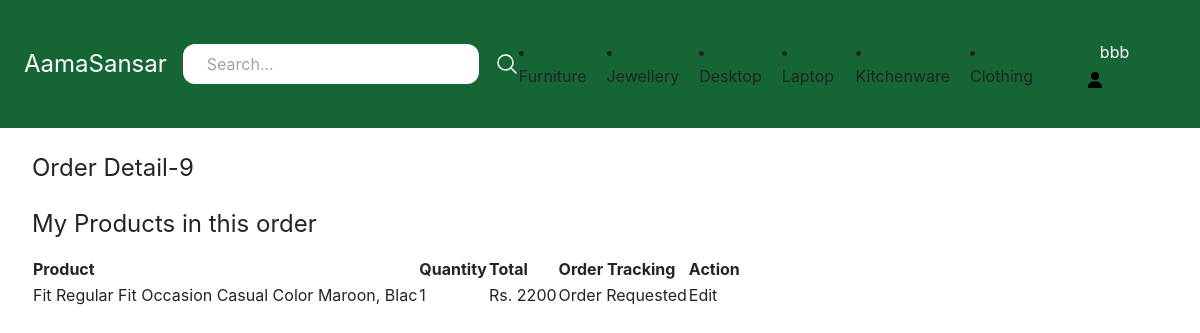
Page /vendor/35/order-detail/9/ (signed in) on the earlier database version.
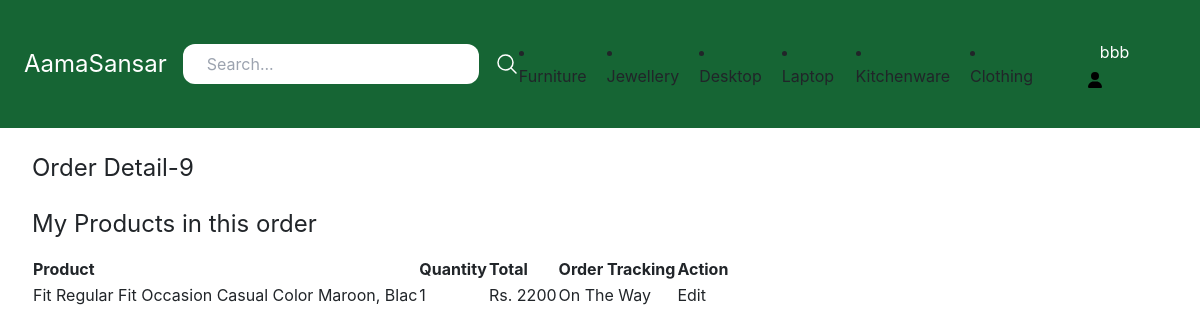
Same page on the later database version.
### store/models.py (models this page shows, shortened)
class Category(models.Model):
    title = models.CharField(max_length=50)
    slug = models.SlugField()
    class Meta:
        verbose_name_plural = 'Categories'

class OrderItem(models.Model):
    order = models.ForeignKey(Order, related_name='items', on_delete=models.CASCADE)
    product = models.ForeignKey(Product, related_name='items', on_delete=models.CASCADE)
    price = models.IntegerField()
    quantity = models.IntegerField(default=1)
    tracking_status = models.CharField(max_length=50, choices=ORDER_TRACKING_CHOICE, default="Order Requested")
    created_by = models.ForeignKey(EcommerceUser, related_name='ordered_item', on_delete=models.CASCADE)
    created_at = models.DateTimeField(auto_now_add=True, blank=True, null=True)

class Order(models.Model):
    first_name = models.CharField(max_length=255)
    last_name = models.CharField(max_length=255)
    address = models.CharField(max_length=255)
    zipcode = models.CharField(max_length=255)
    city = models.CharField(max_length=255)
    mobile_no = models.CharField(max_length=10, blank=True, null=True)
    total_cost = models.IntegerField(default=0)
    paid_amount = models.IntegerField(blank=True, null=True)
    is_paid = models.BooleanField(default=False)
    merchant_id = created_by = models.CharField(max_length=255)
    created_by = models.ForeignKey(EcommerceUser, related_name='orders', on_delete=models.SET_NULL, null=True)

class Product(models.Model):
    DRAFT = 'Draft'
    WAITING_APPROVAL = 'Waitingapproval'
    ACTIVE = 'Active'
    DELETED = 'Deleted'
    STATUS_CHOICES = (
        (DRAFT, 'Draft'),
        (WAITING_APPROVAL, 'Waiting approval'),
        (ACTIVE, 'Active'),
        (DELETED, 'Deleted')
    )
    user = models.ForeignKey(EcommerceUser, related_name='products', on_delete=models.CASCADE)
    category = models.ForeignKey(Category, related_name='products', on_delete=models.CASCADE)
    title = models.CharField(max_length=50)
    slug = models.SlugField(max_length=50)
    description = models.TextField(blank=True)
    price = models.IntegerField()
    image = models.ImageField(upload_to='uploads/product_images/', blank=True, null=True)
    thumbnail = models.ImageField(upload_to='uploads/product_images/thumbnail/', blank=True, null=True)
    status = models.CharField(max_length=50, choices=STATUS_CHOICES, default=ACTIVE)
    class Meta:
        ordering = ('-price',)

### vendor/models.py (models this page shows)
class EcommerceUser(AbstractUser):
    is_vendor = models.BooleanField(default=False)
    is_OTP_verified = models.BooleanField(default=False)

### vendor/views.py (the view)
# urls.py: path('<int:user_pk>/order-detail/<int:order_pk>/', views.seller_order_detail, name='seller_order_detail'),
@login_required
def seller_order_detail(request, user_pk, order_pk, *args, **kwargs):
    if request.user.is_authenticated and request.user.is_vendor:
        try:
            has_vendor = VendorDetail.objects.get(vendor_id=request.user.id)
            if has_vendor:
                orderitem = OrderItem.objects.get(pk=order_pk)
                print("sdsd", orderitem)
                return render(request, 'userprofile/seller_order_detail.html', {
                    'orderitem': orderitem,
                })
        except VendorDetail.DoesNotExist:
            return render(request, 'userprofile/vendor_detail_form.html')
    else:
        return render(request, 'registration/login.html')

### store/context_processors.py (called while the page is built)
def cart(request):
    return {'cart': Cart(request)}

### store/templatetags/menu.py (called while the page is built)
@register.inclusion_tag('core/menu.html')
def menu():
    categories = Category.objects.all().order_by('?')
    return {'categories': categories}

### vendor/templates/userprofile/seller_order_detail.html (shortened to what this page needs)
{% extends 'core/base.html' %}
{% block content %}
    <h1 class="mb-6 text-2xl">Order Detail-{{ orderitem.order.id }}</h1>
    <h2 class="mb-3 text-2xl">My Products in this order</h2>
    <div class="flex flex-wrap">
        <table>
            <tr>
                <th>Product</th>
                <th>Quantity</th>
                <th>Total</th>
                <th>Order Tracking</th>
                <th>Action</th>
            </tr>
            <tr>
                <td>{{ orderitem.product.title }}</td>
                <td>{{ orderitem.quantity }}</td>
                <td>Rs. {{ orderitem.price }}</td>
                <td>{{ orderitem.tracking_status }}</td>
                <td>Edit</td>
            </tr>
        </table>
{% endblock %}

### core/templates/core/base.html (shortened to what this page needs)
{% load static %}
{% load menu %}
<!doctype html>
<html>
<head>
    <script src="https://cdn.tailwindcss.com"></script>
    <link rel="stylesheet" href="https://cdn.jsdelivr.net/npm/bootstrap@4.0.0/dist/css/bootstrap.min.css"
>
    <link rel="stylesheet"
          href="https://cdn.jsdelivr.net/npm/@fortawesome/fontawesome-free@5.15.4/css/fontawesome.min.css"
>
    <link href="{% static 'css/style.css' %}" rel="stylesheet">
</head>
<body>
<nav class="max-w-10xl mx-auto py-4 px-6 flex items-center justify-between bg-green-800">
    <div class="logo">
        <a href="/" class="text-2xl text-white">AamaSansar</a>
    </div>
    <div class="serach">
        <form method="get" action="{% url 'search' %}" class="flex items-center space-x-4">
            <input type="search" name="query" placeholder="Search..." class="py-2 px-6 rounded-xl">
            <button>
                <svg xmlns="http://www.w3.org/2000/svg" fill="none" viewBox="0 0 24 24" stroke-width="1.5"
                     stroke="currentColor" class="w-6 h-6 text-white">
                    <path stroke-linecap="round" stroke-linejoin="round"
                          d="M21 21l-5.197-5.197m0 0A7.5 7.5 0 105.196 5.196a7.5 7.5 0 0010.607 10.607z"/>
                </svg>
            </button>
        </form>
    </div>
    <div class="flex items-center space-x-5">
        {% menu %}
        {% if request.user.is_authenticated %}
            <div class="dropdown">
                <button class="dropbtn">
                        <span class="py-2 px-4  rounded-xl text-white hover:bg-teal-900">
                          {% if request.user.is_superuser %}
                              <a href="{% url 'dashboard:admin_index' %}">{{ request.user.username }}</a>
                          {% elif request.user.is_vendor %}
                              <a href="{% url 'seller' request.user.id %}">{{ request.user.username }}</a>
                          {% else %}
                              <a href="{% url 'frontpage' %}">{{ request.user.username }}</a>
                          {% endif %}</span>
                </button>
            </div>
        {% endif %}
    </div>
</nav>
<div class="max-w-6xl mx-auto py-6 px-2">
    {% block content %}
    {% endblock %}
</div>
</body>
</html>

### core/templates/core/menu.html
{% for category in categories|slice:'6' %}
    <li class="megamenu-container">
        <a href="{% url 'category_detail' category.slug %}">{{ category.title }}</a>
    </li>
{% endfor %}

### core/templates/core/base.html (style rules this page uses)
.dropbtn { color: rgb(27, 23, 23); padding: 16px; font-size: 16px; border: none; }
.dropdown { position: relative; display: inline-block; }
.icon { width: 1em; display: inline; margin-right: 40px; position: relative; top: 0.15em; }

Differences in the rows shown:
changed OrderItem "Fit Regular Fit Occasion Casual Color Maroon, Blac": tracking_status "Order Requested" → "On The Way"
